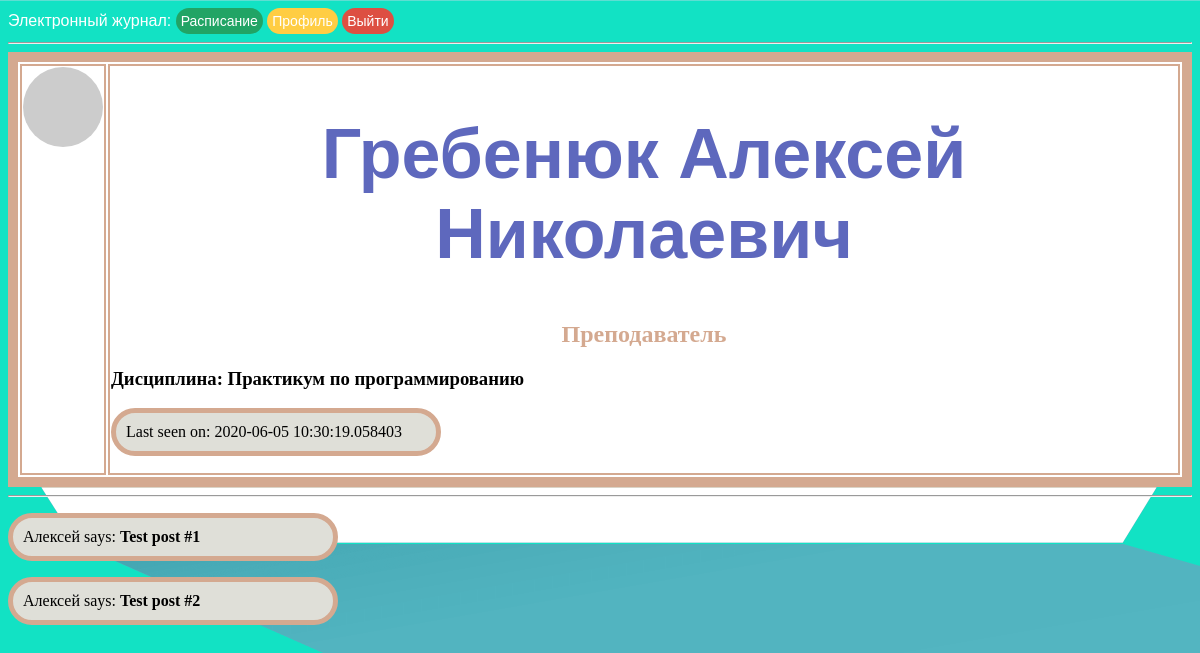
Before: /user/Алексей_Гребенюк_id-123 (signed in) with the older database file.
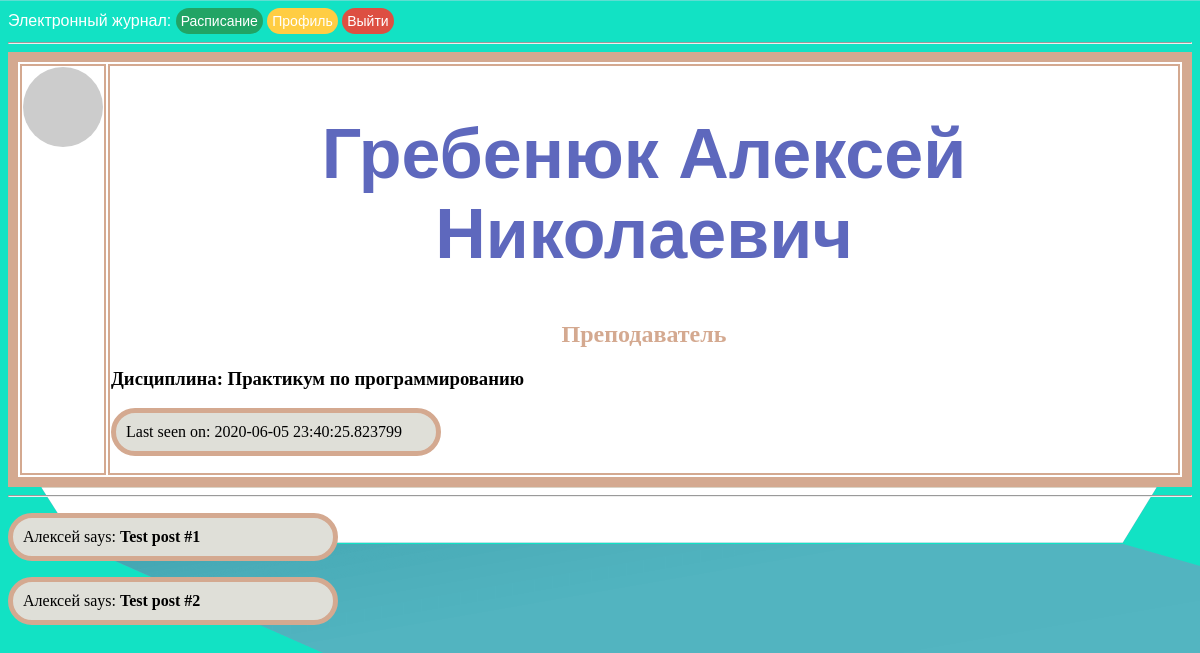
After: the same page with the newer database file.
### app/models.py (models this page shows, shortened)
class User(UserMixin, db.Model):
    id = db.Column(db.Integer, primary_key=True)
    priority = db.Column(db.String(64))
    surname = db.Column(db.String(64), index=True)
    name = db.Column(db.String(64), index=True)
    patronymic = db.Column(db.String(64), index=True)
    email = db.Column(db.String(120), index=True, unique=True)
    phone = db.Column(db.Integer, index=True, unique=True)
    groups = db.Column(db.String(60), index=True)
    password_hash = db.Column(db.String(128))
    about_me = db.Column(db.String(140))
    last_seen = db.Column(db.DateTime, default=datetime.today)
    def avatar(self, size):
        digest = md5(self.email.lower().encode('utf-8')).hexdigest()
        return 'https://www.gravatar.com/avatar/{}?d=mp&s={}'.format(digest, size)
    @login.user_loader
    def load_user(id):
        return User.query.get(int(id))

### app/routes.py (the view)
@app.route('/user/<name>_<surname>_id-<id>')
@login_required
def user(name, surname, id):
    user = User.query.filter_by(id=id).first_or_404()
    posts = [
        {'author': user, 'body': 'Test post #1'},
        {'author': user, 'body': 'Test post #2'}
    ]
    return render_template('user.html', user=user, posts=posts, title=f'{surname} {name}')

### app/routes.py (called while the page is built)
@app.before_request
def before_request():
    if current_user.is_authenticated:
        current_user.last_seen = datetime.today()
        db.session.commit()

### app/templates/user.html (shortened to what this page needs)
<!DOCTYPE html>
{% extends "base.html" %}
{% block content %}
    <table class="pofile" style="border:10px solid #d4a990;">
        <tr valign="top">
            <td><img src="{{ user.avatar(128) }}" alt="" class="round"></td>
            <td><h1> {{ user.surname }} {{ user.name }} {{user.patronymic}}</h1>
                <h2>{{ user.priority}}</h2>
                {%if user.priority == "Преподаватель"%}
                    <h3>Дисциплина: {{user.groups}}</h3>
                {%else%}
                    <h3>Группа: {{user.groups}}</h3>
                {%endif%}
                {% if user.last_seen %}<p>Last seen on: {{ user.last_seen }}</p>{% endif %}
            </td>
        </tr>
    </table>
    <hr>
    {% for post in posts %}
    <p>
    {{ post.author.name }} says: <b>{{ post.body }}</b>
    </p>
    {% endfor %}
{% endblock %}

### app/templates/base.html (shortened to what this page needs)
<html>
    <head>
        <link rel="stylesheet" type="text/css" href="{{ url_for('static', filename='css/style.css') }}">
    </head>
    {% if current_user.is_authenticated %}
    <div style="font-family:arial;">
        Электронный журнал:
    <header>
        {% if current_user.priority == "Преподаватель" %}
            <a class="button_ras" href="{{url_for('schedule_prepod', cur_week='cur_week')}}">Расписание</a>
        {% else %}
            <a class="button_ras" href="{{url_for('schedule_stud', cur_week='cur_week')}}">Расписание</a>
        {%endif%}
        <a href="{{ url_for('user', name=current_user.name, surname=current_user.surname, id=current_user.id) }}" class="button4">Профиль</a>
        <a href="{{ url_for('logout') }}" class="button6">Выйти</a>
    </header>
    </div>
    {% endif %}
    <body>
        <hr>
        {% block content %}{% endblock %}
    </body>
</html>

### app/static/css/style.css (style rules this page uses)
body { background-color: azure }
h1 { color: #5e68bd; text-align: center; font-size: 70px; font-family: arial; }
h2 { color:#d4a990; font-family: calibri; text-align: center; }
td, table, tr, .schedule { border: 2px solid #d4a990; color:black; font-family: calibri; background:white; }
p { color: black; padding: 10px 10px; width: 300px; background: #DFDFD8; font-family: consolas; border: 5px solid #d4a990; border-radius: 50px; }
header { display: inline; width: 100%; }
header .button, .button2, .button3, .button4, .button5, .button6, .button_ras { text-decoration: none; user-select: none; outline: none; display: inline-grid; font-size: 30px; font-family: arial; align-text: center; padding: 10px 10px; border-radius: 50px; align-items: center; justify-content: center; margin: auto; }
header .button4, .button5, .button6, .button_ras { color: white; font-size: 14px; padding: 5px 5px; }
header .button4 { background: #ffcd43; }
header .button6 { background: #dd4f42; }
header .button_ras { background:#21A465; }
body { background: url("/static/images/background-min.png"); color:#fff ; background-attachment: scroll; background-repeat: repeat-x; background-size:cover; }

### app/templates/user.html (style rules this page uses)
.round { border-radius: 100px; }

Changed rows visible on the page:
changed User "Гребенюк": last_seen "2020-06-05 10:30:19.058403" → "2020-06-05 23:40:25.823799"
